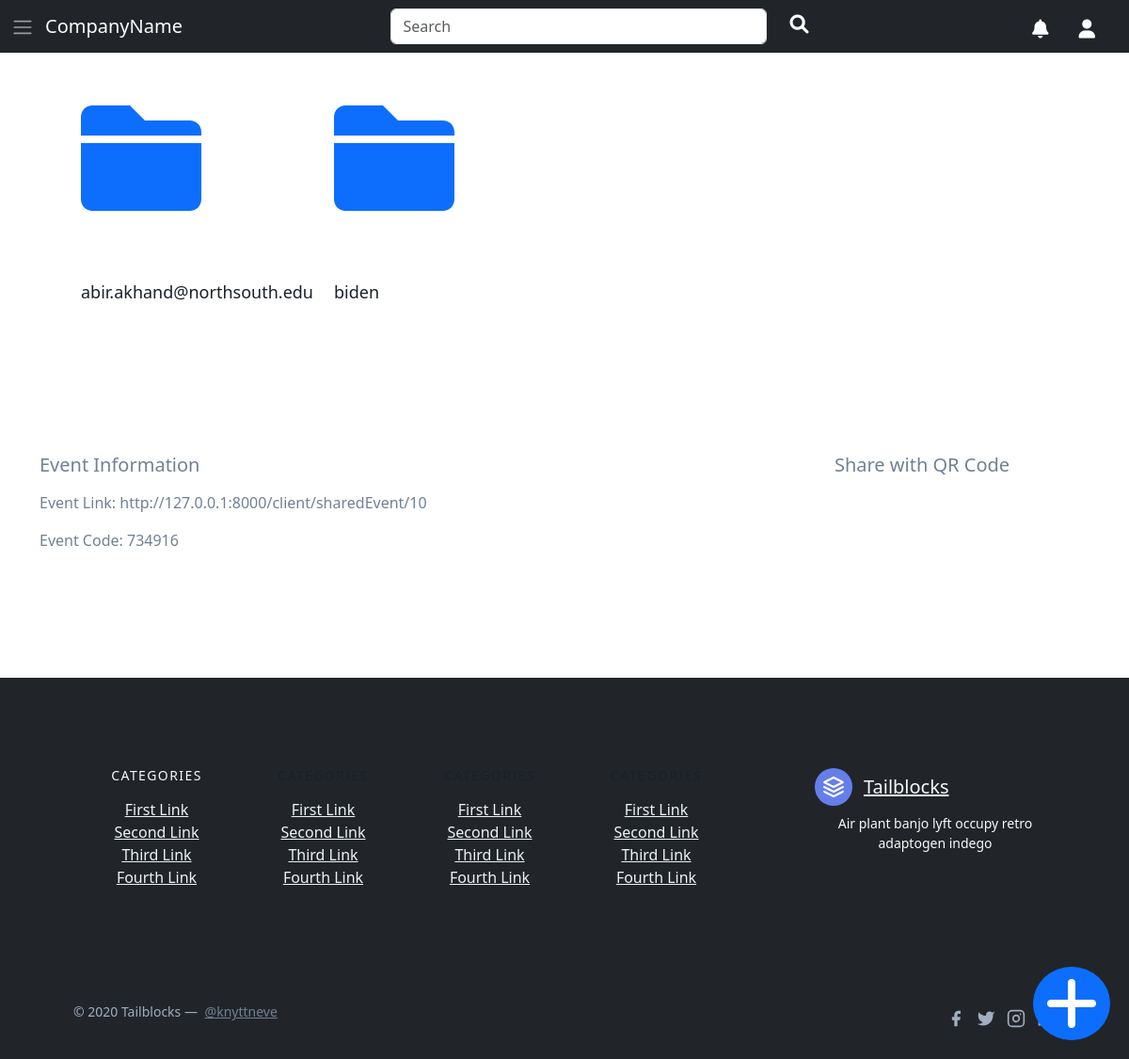
Page /myEvents/10/people/ on the committed database.
### home/models.py (models this page shows, shortened)
class AnonymousUserPicsRelation(models.Model):
    image = models.ForeignKey(PicsRelation, on_delete=models.CASCADE)
    user = models.CharField(max_length=100)
    event = models.ForeignKey(Event, on_delete=models.CASCADE)

class Event(models.Model):
    name = models.CharField(max_length=1000)
    description = models.CharField(max_length=1000)
    host = models.ForeignKey(settings.AUTH_USER_MODEL, on_delete=models.CASCADE, related_name='hosted_events')
    guest = models.ManyToManyField(settings.AUTH_USER_MODEL, related_name='guest_events')
    event_date = models.DateField()
    published = models.BooleanField(default=False)
    code = models.CharField(max_length=100)

### home/views.py (the view)
# urls.py: path('myEvents/<str:eventID>/people/', views.PeopleInEvent, name='PeopleInEvent'),
def PeopleInEvent(request, eventID):
    event = Event.objects.get(id=eventID)
    relations = AnonymousUserPicsRelation.objects.filter(event=event)
    people = []
    for relation in relations:
        people.append(relation.user)
    people = set(people)
    people = list(people)
    context = {"event":event, "people":people}
    return render(request,"PeopleInEvent.html", context)

### home/templates/PeopleInEvent.html (shortened to what this page needs)
{% extends 'layout.html' %} {% block body %}
<section class="text-gray-600 body-font">
  <div class="container px-5 py-24 mx-auto">
    <div class="flex flex-wrap -m-4">
      {% for person in people %}
      <div class="lg:w-1/4 md:w-1/2 p-4 w-full">
        <a class="block relative h-48 rounded overflow-hidden" href="/myEvents/{{event.id}}/people/{{person}}">
          <i class="fas fa-8x fa-folder"></i>
        </a>
        <div class="mt-1">
          <h2 class="text-gray-900 title-font text-lg font-medium">{{person}}</h2>
        </div>
      </div>
      {% endfor %}
    </div>
  </div>
  <div
    class="container my-5"
    id="information"
    style="visibility: {% if event.published == True %}visible{% else %}hidden{% endif %};"
  >
    <div class="row">
      <div class="col-md-8">
        <h5 class="mb-3">Event Information</h5>
        <div class="form-group">
          <label>Event Link:</label>
          <span>http://127.0.0.1:8000/client/sharedEvent/{{event.id}}</span>
        </div>
        <div class="form-group mt-3">
          <label>Event Code:</label>
          <span>{{event.code}}</span>
        </div>
      </div>
      <div class="col-md-4 text-center">
        <h5 class="mb-3">Share with QR Code</h5>
        <div
          id="qrcode"
          style="width: 150px; height: 150px; margin: 0 auto"
        ></div>
      </div>
    </div>
  </div>
</section>
{% endblock %}

### accounts/templates/layout.html (style rules this page uses)
body, html { height: 100%; }

### rows in the picture
AnonymousUserPicsRelation: people "abir.akhand@northsouth.edu"
AnonymousUserPicsRelation: people "biden"
Event: id "10", code "734916"
